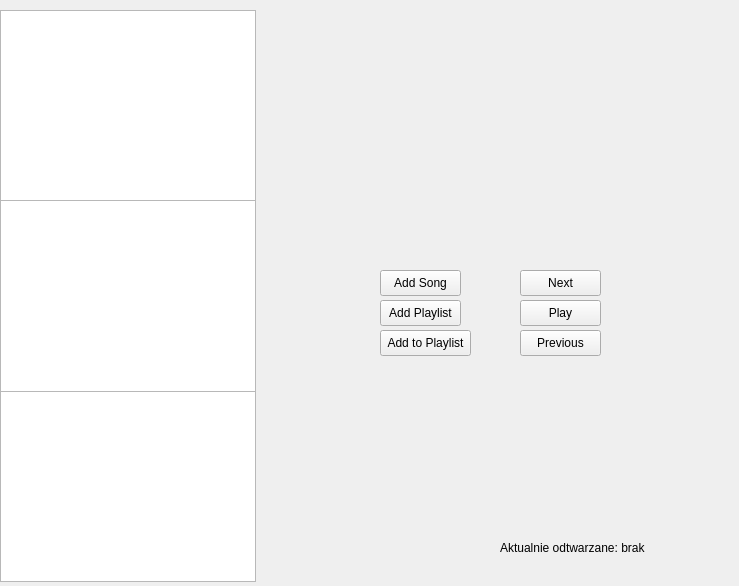
<?xml version="1.0" encoding="UTF-8"?>
<ui version="4.0">
 <class>MainWindow</class>
 <widget class="QWidget" name="mainwindow">
  <property name="geometry">
   <rect>
    <x>0</x>
    <y>0</y>
    <width>739</width>
    <height>586</height>
   </rect>
  </property>
  <property name="windowTitle">
   <string>mainwindow</string>
  </property>
  <widget class="QListWidget" name="SongListWidget">
   <property name="geometry">
    <rect>
     <x>0</x>
     <y>10</y>
     <width>256</width>
     <height>192</height>
    </rect>
   </property>
  </widget>
  <widget class="QListWidget" name="PlaylistContentWidget">
   <property name="geometry">
    <rect>
     <x>0</x>
     <y>390</y>
     <width>256</width>
     <height>192</height>
    </rect>
   </property>
  </widget>
  <widget class="QListWidget" name="PlayListListWidget">
   <property name="geometry">
    <rect>
     <x>0</x>
     <y>200</y>
     <width>256</width>
     <height>192</height>
    </rect>
   </property>
  </widget>
  <widget class="QPushButton" name="AddSongButton">
   <property name="geometry">
    <rect>
     <x>380</x>
     <y>270</y>
     <width>81</width>
     <height>26</height>
    </rect>
   </property>
   <property name="text">
    <string>Add Song</string>
   </property>
  </widget>
  <widget class="QPushButton" name="AddPlaylistButton">
   <property name="geometry">
    <rect>
     <x>380</x>
     <y>300</y>
     <width>81</width>
     <height>26</height>
    </rect>
   </property>
   <property name="text">
    <string>Add Playlist</string>
   </property>
  </widget>
  <widget class="QPushButton" name="AddToPlaylistButton">
   <property name="geometry">
    <rect>
     <x>380</x>
     <y>330</y>
     <width>91</width>
     <height>26</height>
    </rect>
   </property>
   <property name="text">
    <string>Add to Playlist</string>
   </property>
  </widget>
  <widget class="QPushButton" name="PlayButton">
   <property name="geometry">
    <rect>
     <x>520</x>
     <y>300</y>
     <width>81</width>
     <height>26</height>
    </rect>
   </property>
   <property name="text">
    <string>Play</string>
   </property>
  </widget>
  <widget class="QPushButton" name="NextButton">
   <property name="geometry">
    <rect>
     <x>520</x>
     <y>270</y>
     <width>81</width>
     <height>26</height>
    </rect>
   </property>
   <property name="text">
    <string>Next</string>
   </property>
  </widget>
  <widget class="QPushButton" name="PreviousButton">
   <property name="geometry">
    <rect>
     <x>520</x>
     <y>330</y>
     <width>81</width>
     <height>26</height>
    </rect>
   </property>
   <property name="text">
    <string>Previous</string>
   </property>
  </widget>
  <widget class="QLabel" name="CurrentSongLabel">
   <property name="geometry">
    <rect>
     <x>500</x>
     <y>540</y>
     <width>151</width>
     <height>16</height>
    </rect>
   </property>
   <property name="text">
    <string>Aktualnie odtwarzane: brak</string>
   </property>
  </widget>
 </widget>
 <resources/>
 <connections/>
</ui>
